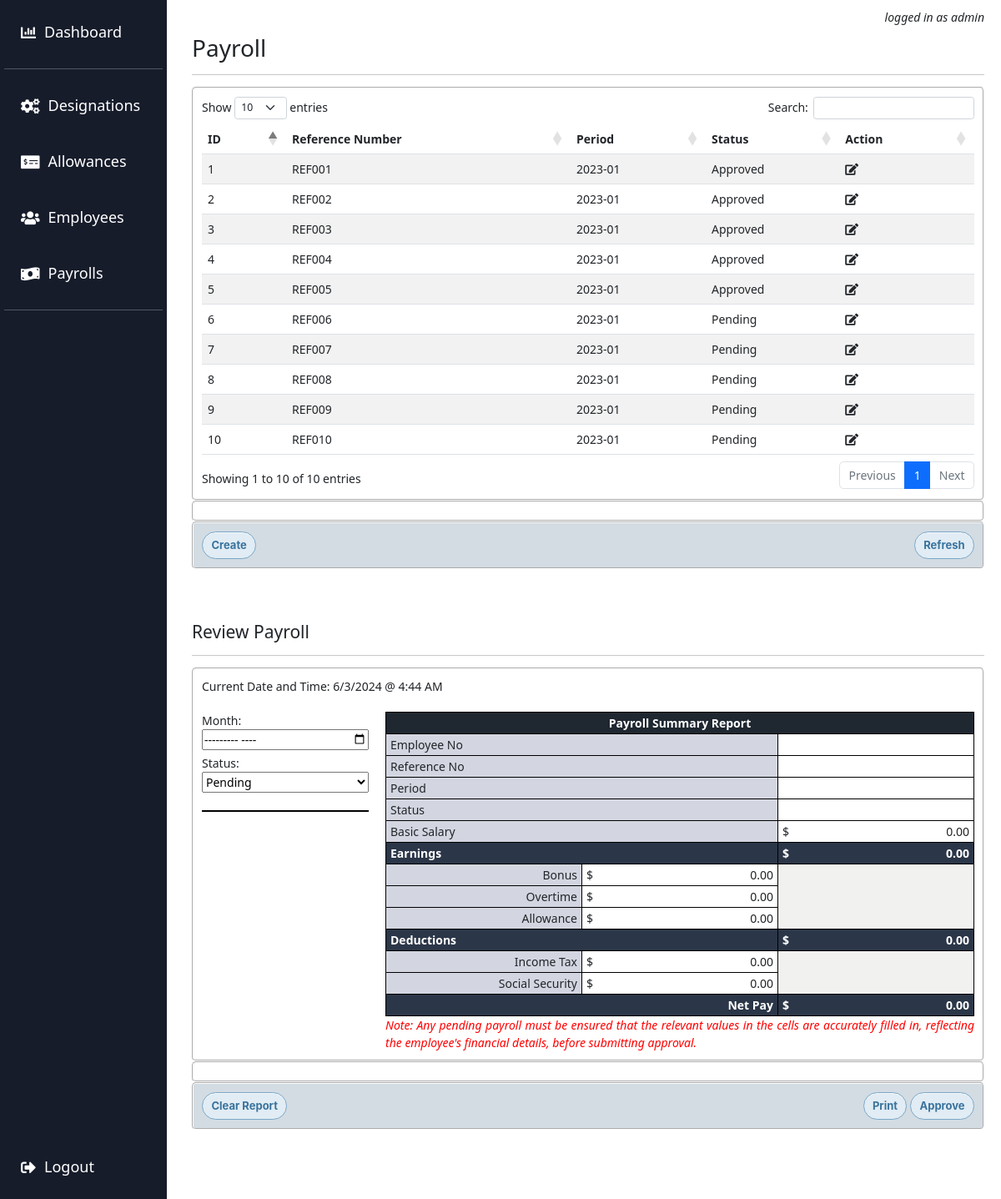
The app's page /admin/payroll.php (signed in) with its own data.
### tables this page shows
CREATE TABLE `payroll` (
  `id` int(11) NOT NULL,
  `reference_no` varchar(255) NOT NULL,
  `employee_id` int(11) DEFAULT NULL,
  `payroll_period` varchar(255) NOT NULL,
  `earnings` decimal(10,2) NOT NULL,
  `deductions` decimal(10,2) NOT NULL,
  `net_pay` decimal(10,2) NOT NULL,
  `status` varchar(255) NOT NULL DEFAULT 'Pending'
);

### admin/payroll.php (the view, shortened to what this page needs)
<?php
    include '../scripts/connectdb.php';
?>
<!DOCTYPE html>
<html>
<head>
    <link rel="stylesheet" href="https://cdnjs.cloudflare.com/ajax/libs/twitter-bootstrap/5.2.0/css/bootstrap.min.css">
    <link rel="stylesheet" href="https://cdn.datatables.net/1.13.4/css/dataTables.bootstrap5.min.css">
    <link rel="stylesheet" href="https://cdnjs.cloudflare.com/ajax/libs/font-awesome/5.15.4/css/all.min.css">
    <link rel="stylesheet" href="../styles/button-8.css">
    <link rel="stylesheet" href="../styles/modal.css">
    <link rel="stylesheet" href="../styles/scrollbars.css">
    <link rel="stylesheet" href="../styles/forms.css">
    <link rel="stylesheet" href="../styles/base.css">
</head>
<body>
    <?php include '../includes/sidebar.php'; ?>
    <main>
    <p style="text-align: right; font-style: italic; position: relative; bottom: 10px;">logged in as <?php echo $_SESSION['username']; ?></p>
        <h2>Payroll</h2>
        <hr>
        <div style="border-radius: 5px; border: 2px groove white; padding: 10px;">
            <table id="example" class="table table-striped" style="width:100%">
                <thead>
                    <tr>
                        <th>ID</th>
                        <th>Reference Number</th>
                        <th>Period</th>
                        <th>Status</th>
                        <th>Action</th>
                    </tr>
                </thead>
                <tbody>
                    <?php
                        $result = $conn->query("SELECT * FROM payroll");
                        while ($row = $result->fetch_assoc()) {
                            echo "<tr>";
                            echo "<td>" . $row['id'] . "</td>";
                            echo "<td>" . $row['reference_no'] . "</td>";
                            echo "<td>" . $row['payroll_period'] . "</td>";
                            echo "<td>" . $row['status'] . "</td>";
                            echo "<td><i class='fas fa-edit'></i></td>";
                            echo "</tr>";
                        }
                    ?>
                </tbody>
            </table>
        </div>
        <div id="general-message" style="height: 25px; padding-left: 5px; font-style: italic; border-radius: 5px; border: 2px groove white;"></div>
        <div style="display: flex; justify-content: space-between; background-color: #d3dce3; padding: 10px; border-radius: 5px; border: 2px groove white;">
            <button id="createButton" class="button-8">Create</button>
            <div>
                <button id="refreshButton" class="button-8">Refresh</button>
            </div>
        </div>
        <br><br><br>
        <h4>Review Payroll</h4>
        <hr>
        <div id="review-payroll" style="display: grid; grid-template-columns: 200px auto; gap: 20px; border-radius: 5px; border: 2px groove white; padding: 10px;">
            <div id="time" style="grid-column: span 2;"></div>
            <div>
                <label>Month:</label>
                <input type="month" style="height: 25px; margin-bottom: 5px;">
                <label>Status:</label>
                <select style="height: 25px;">
                    <option value="Pending">Pending</option>
                </select>
                <br><br>
                <div style="max-height: 270px; overflow-x: auto; overflow-y: auto; border: 0.1px solid black;">
                </div>
            </div>
            <div>
                <table id="payrollReviewTable" style="width: 100%;">
                    <tr>
                        <td colspan="4" style="text-align: center; background-color: #1f2731; color: white; font-weight: bold;">Payroll Summary Report</td>
                    </tr>
                    <tr>
                        <td colspan="3" style="background-color: #d3d6e0;">Employee No</td>
                        <td id="payroll-employeeNo"></td>
                    </tr>
                    <tr>
                        <td colspan="3" style="background-color: #d3d6e0;">Reference No</td>
                        <td id="payroll-referenceNo"></td>
                    </tr>
                    <tr>
                        <td colspan="3" style="background-color: #d3d6e0;">Period</td>
                        <td id="payroll-period"></td>
                    </tr>
                    <tr>
                        <td colspan="3" style="background-color: #d3d6e0;">Status</td>
                        <td id="payroll-status" style="font-style: italic;"></td>
                    </tr>
                    <tr>
                        <td colspan="3" style="background-color: #d3d6e0;">Basic Salary</td>
                        <td>
                            <span style="float: left;">$</span>
                            <span id="payroll-basic" style="float: right;">0.00</span>
                        </td>
                    </tr>
                    <tr style="background-color: #2b3648; color: white; font-weight: bold;">
                        <td colspan="3">Earnings</td>
                        <td>
                            <span style="float: left;">$</span>
                            <span id="payroll-earnings" style="float: right;">0.00</span>
                        </td>
                    </tr>
                    <tr>
                        <td colspan="2" style="text-align: right; background-color: #d3d6e0;">Bonus</td>
                        <td>
                            <span style="float: left;">$</span>
                            <span id="payroll-bonus" style="float: right;">0.00</span>
                        </td>
                        <td rowspan="3" style="background-color: #f1f1f0;"></td>
                    </tr>
                    <tr>
                        <td colspan="2" style="text-align: right; background-color: #d3d6e0;">Overtime</td>
                        <td>
                            <span style="float: left;">$</span>
                            <span id="payroll-overtime" style="float: right;">0.00</span>
                        </td>
                    </tr>
                    <tr>
                        <td colspan="2" style="text-align: right; background-color: #d3d6e0;">Allowance</td>
                        <td>
                            <span style="float: left;">$</span>
                            <span id="payroll-allowance" style="float: right;">0.00</span>
                        </td>
                    </tr>
                    <tr style="background-color: #2b3648; color: white; font-weight: bold;">
                        <td colspan="3">Deductions</td>
                        <td>
                            <span style="float: left;">$</span>
                            <span id="payroll-deductions" style="float: right;">0.00</span>
                        </td>
                    </tr>
                    <tr>
                        <td colspan="2" style="text-align: right; background-color: #d3d6e0;">Income Tax</td>
                        <td>
                            <span style="float: left;">$</span>
                            <span id="payroll-incomeTax" style="float: right;">0.00</span>
                        </td>
                        <td rowspan="2" style="background-color: #f1f1f0;"></td>
                    </tr>
                    <tr>
                        <td colspan="2" style="text-align: right; background-color: #d3d6e0;">Social Security</td>
                        <td>
                            <span style="float: left;">$</span>
                            <span id="payroll-socialSecurity" style="float: right;">0.00</span>
                        </td>
                    </tr>
                    <tr style="background-color: #2b3648; color: white; font-weight: bold;">
                        <td colspan="3" style="text-align: right;">Net Pay</td>
                        <td>
                            <span style="float: left;">$</span>
                            <span id="payroll-netPay" style="float: right;">0.00</span>
                        </td>
                    </tr>
                </table>
                <p style="font-style: italic; color: red; text-align: justify;">Note: Any pending payroll must be ensured that the relevant values in the cells are accurately filled in, reflecting the employee's financial details, before submitting approval.</p>
            </div>
        </div>
        <div id="general-message2" style="height: 25px; padding-left: 5px; font-style: italic; border-radius: 5px; border: 2px groove white;"></div>
        <div style="display: flex; justify-content: space-between; background-color: #d3dce3; padding: 10px; border-radius: 5px; border: 2px groove white;">
            <button id="clearReportButton" class="button-8">Clear Report</button>
            <div>
                <button id="printButton" class="button-8" onclick = "generatePaySlip()">Print</button>
                <button id="approveButton" class="button-8">Approve</button>
            </div>
        </div>
        <br><br><br>
    </main>
</body>
</html>

### styles/button-8.css (style rules this page uses)
.button-8 { background-color: #e1ecf4; border-radius: 20px; border: 1px solid #7aa7c7; box-shadow: rgba(255, 255, 255, .7) 0 1px 0 0 inset; box-sizing: border-box; color: #39739d; cursor: pointer; display: inline-block; font-family: -apple-system,system-ui,"Segoe UI","Liberation Sans",sans-serif; font-size: 13px; font-weight: bold; line-height: 1.15385; margin: 0; outline: none; padding: 8px .8em; position: relative; text-align: center; text-decoration: none; user-select: none; -webkit-user-select: none; touch-action: manipulation; vertical-align: baseline; white-space: nowrap; }

### styles/forms.css (style rules this page uses)
form input[type="text"], input[type="month"], input[type="date"], input[type="number"], input[type="password"], select, textarea { width: 100%; }

### styles/base.css (style rules this page uses)
html { box-sizing: border-box; font-size: 14px; }
*, *:before, *:after { box-sizing: inherit; }
body, h1, h2, h3, h4, h5, h6, p, ol, ul { margin: 0; padding: 0; font-weight: normal; }
main { padding: 20px; padding-left: 230px; }
button { font-size: inherit; font-family: inherit; background-color: inherit; }

### admin/payroll.php (style rules this page uses)
#payrollReviewTable tr td { padding: 2px; border: 0.5px solid black; width: 25%; padding-left: 5px; padding-right: 5px; }

### records on screen
payroll: id "1", reference_no "REF001", payroll_period "2023-01", status "Approved"
payroll: id "2", reference_no "REF002", payroll_period "2023-01", status "Approved"
payroll: id "3", reference_no "REF003", payroll_period "2023-01", status "Approved"
payroll: id "4", reference_no "REF004", payroll_period "2023-01", status "Approved"
payroll: id "5", reference_no "REF005", payroll_period "2023-01", status "Approved"
payroll: id "6", reference_no "REF006", payroll_period "2023-01", status "Pending"
payroll: id "7", reference_no "REF007", payroll_period "2023-01", status "Pending"
payroll: id "8", reference_no "REF008", payroll_period "2023-01", status "Pending"
payroll: id "9", reference_no "REF009", payroll_period "2023-01", status "Pending"
payroll: id "10", reference_no "REF010", payroll_period "2023-01", status "Pending"

### other values on screen
$_SESSION['username'] "admin"
